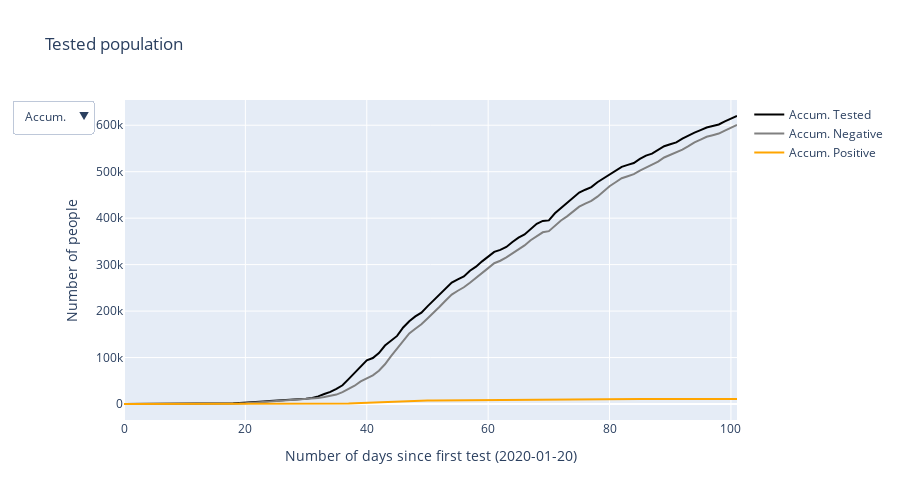

Notebook code for this chart:
### Markdown cell above
Before we start doing any sort of reasoning on why or how things happen the way they do, let's try to give you some context by showing the usually media-loved big numbers about COVID-19 in South Korea. The plot below is interactive! Select on the drop-down menu on the left if you would like to see the cumulative or the daily numbers for tested population, and hover your mouse over the image to see specifics for each point. You can also zoom-in by clicking and dragging (just like most of the plots you will find here) so, take your time, have some fun! : D

### Code cell
import plotly.graph_objects as go
layout = go.Layout(
    title_text = "Tested population",
    yaxis_title="Number of people",
    xaxis_title='Number of days since first test ({:})'.format(timedf.date.min().date()),
    width=900, 
    height=500, hovermode='x unified'
)

fig = go.Figure(layout=layout)



fig.add_trace(go.Scatter(x = timedf.days_since0, y = timedf.test, name = "Accum. Tested",
                         line=dict(color='black', width=2)))
fig.add_trace(go.Scatter(x = timedf.days_since0, y = timedf.negative, name = "Accum. Negative",
                        line=dict(color='gray', width=2)))  
fig.add_trace(go.Scatter(x = timedf.days_since0, y = timedf.confirmed, name = "Accum. Positive",
                        line=dict(color='orange', width=2))) 
fig.add_trace(go.Scatter(x = timedf.days_since0, y = timedf.test_on_day, name = "Daily Tested", visible = False,
                        line=dict(color='black', width=2)))
fig.add_trace(go.Scatter(x = timedf.days_since0, y = timedf.neg_on_day, name = "Daily Negative", visible = False,
                        line=dict(color='gray', width=2)))
    
fig.update_layout(
    updatemenus=[go.layout.Updatemenu(
        active=0,
        buttons=list(
            [dict(label = 'Accum.',
                  method = 'update',
                  args = [{'visible': [True, True, True, False, False]},
                          {'title': 'Cumulative tested population',
                           'showlegend':True}]),
             dict(label = 'Daily',
                  method = 'update',
                  args = [{'visible': [False, False, False, True, True]},
                          {'title': 'Daily tested population',
                           'showlegend':True}]),
            ])
        )
    ])

fig.show()

### Figure 1 — Plotly figure (JSON) as saved in the notebook; plotly's stock layout.template omitted (floating-point values rounded to 4 significant figures)
{"data": [{"line": {"color": "black", "width": 2}, "name": "Accum. Tested", "type": "scatter", "x": [0, 1, 2, 3, 4, 5, 6, 7, 8, 9, 10, 11, 12, 13, 14, 15, 16, 17, 18, 19, 20, 21, 22, 23, 24, 25, 26, 27, 28, 29, 30, 31, 32, 33, 34, 35, 36, 37, 38, 39, 40, 41, 42, 43, 44, 45, 46, 47, 48, 49, 50, 51, 52, 53, 54, 55, 56, 57, 58, 59, 60, 61, 62, 63, 64, 65, 66, 67, 68, 69, 70, 71, 72, 73, 74, 75, 76, 77, 78, 79, 80, 81, 82, 83, 84, 85, 86, 87, 88, 89, 90, 91, 92, 93, 94, 95, 96, 97, 98, 99, 100, 101], "y": [1, 1, 4, 22, 27, 27, 51, 61, 116, 187, 246, 312, 371, 429, 490, 607, 714, 885, 1352, 2097, 2598, 3110, 4325, 5624, 6511, 7242, 7734, 8161, 8718, 9772, 11173, 13202, 16400, 21586, 26179, 32756, 40304, 53553, 66652, 81167, 94055, 98921, 109591, 125851, 136707, 146541, 164740, 178189, 188518, 196618, 210144, 222395, 234998, 248647, 261335, 268212, 274504, 286716, 295647, 307024, 316664, 327509, 331780, 338036, 348582, 357896, 364942, 376961, 387925, 394141, 395194, 410564, 421547, 431743, 443273, 455032, 461233, 466804, 477304, 486003, 494711, 503051, 510479, 514621, 518743, 527438, 534552, 538775, 546463, 554834, 559109, 563035, 571014, 577959, 583971, 589520, 595161, 598285, 601660, 608514, 614197, 619881]}, {"line": {"color": "gray", "width": 2}, "name": "Accum. Negative", "type": "scatter", "x": [0, 1, 2, 3, 4, 5, 6, 7, 8, 9, 10, 11, 12, 13, 14, 15, 16, 17, 18, 19, 20, 21, 22, 23, 24, 25, 26, 27, 28, 29, 30, 31, 32, 33, 34, 35, 36, 37, 38, 39, 40, 41, 42, 43, 44, 45, 46, 47, 48, 49, 50, 51, 52, 53, 54, 55, 56, 57, 58, 59, 60, 61, 62, 63, 64, 65, 66, 67, 68, 69, 70, 71, 72, 73, 74, 75, 76, 77, 78, 79, 80, 81, 82, 83, 84, 85, 86, 87, 88, 89, 90, 91, 92, 93, 94, 95, 96, 97, 98, 99, 100, 101], "y": [0, 0, 3, 21, 25, 25, 47, 56, 97, 155, 199, 245, 289, 327, 414, 462, 522, 693, 1001, 1134, 1683, 2552, 3535, 4811, 5921, 6679, 7148, 7647, 7980, 8923, 9973, 11238, 13016, 15116, 17520, 20292, 25447, 31576, 39318, 48593, 55723, 61825, 71580, 85484, 102965, 118965, 136624, 151802, 162008, 171778, 184179, 196100, 209402, 222728, 235615, 243778, 251297, 261105, 270888, 282555, 292487, 303006, 308343, 315447, 324105, 334481, 341332, 352410, 361883, 369530, 372002, 383886, 395075, 403882, 414303, 424732, 431425, 437225, 446323, 457761, 468779, 477303, 485929, 490321, 494815, 502223, 508935, 513894, 521642, 530631, 536205, 540380, 547610, 555144, 563130, 569212, 575184, 578558, 582027, 588559, 595129, 600482]}, {"line": {"color": "orange", "width": 2}, "name": "Accum. Positive", "type": "scatter", "x": [0, 1, 2, 3, 4, 5, 6, 7, 8, 9, 10, 11, 12, 13, 14, 15, 16, 17, 18, 19, 20, 21, 22, 23, 24, 25, 26, 27, 28, 29, 30, 31, 32, 33, 34, 35, 36, 37, 38, 39, 40, 41, 42, 43, 44, 45, 46, 47, 48, 49, 50, 51, 52, 53, 54, 55, 56, 57, 58, 59, 60, 61, 62, 63, 64, 65, 66, 67, 68, 69, 70, 71, 72, 73, 74, 75, 76, 77, 78, 79, 80, 81, 82, 83, 84, 85, 86, 87, 88, 89, 90, 91, 92, 93, 94, 95, 96, 97, 98, 99, 100, 101], "y": [1, 1, 1, 1, 2, 2, 3, 4, 4, 4, 6, 11, 12, 15, 15, 16, 18, 23, 24, 24, 27, 27, 28, 28, 28, 28, 28, 29, 30, 31, 51, 104, 204, 433, 602, 833, 977, 1261, 1766, 2337, 3150, 3736, 4212, 4812, 5328, 5766, 6284, 6767, 7134, 7382, 7513, 7755, 7869, 7979, 8086, 8126, 8236, 8320, 8413, 8565, 8652, 8799, 8897, 8961, 9037, 9137, 9241, 9332, 9478, 9583, 9661, 9786, 9887, 9976, 10062, 10156, 10237, 10284, 10331, 10384, 10423, 10450, 10480, 10512, 10537, 10564, 10591, 10613, 10635, 10653, 10661, 10674, 10683, 10694, 10702, 10708, 10718, 10728, 10738, 10752, 10761, 10765]}, {"line": {"color": "black", "width": 2}, "name": "Daily Tested", "type": "scatter", "visible": false, "x": [0, 1, 2, 3, 4, 5, 6, 7, 8, 9, 10, 11, 12, 13, 14, 15, 16, 17, 18, 19, 20, 21, 22, 23, 24, 25, 26, 27, 28, 29, 30, 31, 32, 33, 34, 35, 36, 37, 38, 39, 40, 41, 42, 43, 44, 45, 46, 47, 48, 49, 50, 51, 52, 53, 54, 55, 56, 57, 58, 59, 60, 61, 62, 63, 64, 65, 66, 67, 68, 69, 70, 71, 72, 73, 74, 75, 76, 77, 78, 79, 80, 81, 82, 83, 84, 85, 86, 87, 88, 89, 90, 91, 92, 93, 94, 95, 96, 97, 98, 99, 100, 101], "y": [1, 0, 3, 18, 5, 0, 24, 10, 55, 71, 59, 66, 59, 58, 61, 117, 107, 171, 467, 745, 501, 512, 1215, 1299, 887, 731, 492, 427, 557, 1054, 1401, 2029, 3198, 5186, 4593, 6577, 7548, 13249, 13099, 14515, 12888, 4866, 10670, 16260, 10856, 9834, 18199, 13449, 10329, 8100, 13526, 12251, 12603, 13649, 12688, 6877, 6292, 12212, 8931, 11377, 9640, 10845, 4271, 6256, 10546, 9314, 7046, 12019, 10964, 6216, 1053, 15370, 10983, 10196, 11530, 11759, 6201, 5571, 10500, 8699, 8708, 8340, 7428, 4142, 4122, 8695, 7114, 4223, 7688, 8371, 4275, 3926, 7979, 6945, 6012, 5549, 5641, 3124, 3375, 6854, 5683, 5684]}, {"line": {"color": "gray", "width": 2}, "name": "Daily Negative", "type": "scatter", "visible": false, "x": [0, 1, 2, 3, 4, 5, 6, 7, 8, 9, 10, 11, 12, 13, 14, 15, 16, 17, 18, 19, 20, 21, 22, 23, 24, 25, 26, 27, 28, 29, 30, 31, 32, 33, 34, 35, 36, 37, 38, 39, 40, 41, 42, 43, 44, 45, 46, 47, 48, 49, 50, 51, 52, 53, 54, 55, 56, 57, 58, 59, 60, 61, 62, 63, 64, 65, 66, 67, 68, 69, 70, 71, 72, 73, 74, 75, 76, 77, 78, 79, 80, 81, 82, 83, 84, 85, 86, 87, 88, 89, 90, 91, 92, 93, 94, 95, 96, 97, 98, 99, 100, 101], "y": [0, 0, 3, 18, 4, 0, 22, 9, 41, 58, 44, 46, 44, 38, 87, 48, 60, 171, 308, 133, 549, 869, 983, 1276, 1110, 758, 469, 499, 333, 943, 1050, 1265, 1778, 2100, 2404, 2772, 5155, 6129, 7742, 9275, 7130, 6102, 9755, 13904, 17481, 16000, 17659, 15178, 10206, 9770, 12401, 11921, 13302, 13326, 12887, 8163, 7519, 9808, 9783, 11667, 9932, 10519, 5337, 7104, 8658, 10376, 6851, 11078, 9473, 7647, 2472, 11884, 11189, 8807, 10421, 10429, 6693, 5800, 9098, 11438, 11018, 8524, 8626, 4392, 4494, 7408, 6712, 4959, 7748, 8989, 5574, 4175, 7230, 7534, 7986, 6082, 5972, 3374, 3469, 6532, 6570, 5353]}], "layout": {"height": 500, "hovermode": "x unified", "title": {"text": "Tested population"}, "updatemenus": [{"active": 0, "buttons": [{"args": [{"visible": [true, true, true, false, false]}, {"showlegend": true, "title": "Cumulative tested population"}], "label": "Accum.", "method": "update"}, {"args": [{"visible": [false, false, false, true, true]}, {"showlegend": true, "title": "Daily tested population"}], "label": "Daily", "method": "update"}]}], "width": 900, "xaxis": {"title": {"text": "Number of days since first test (2020-01-20)"}}, "yaxis": {"title": {"text": "Number of people"}}}}
